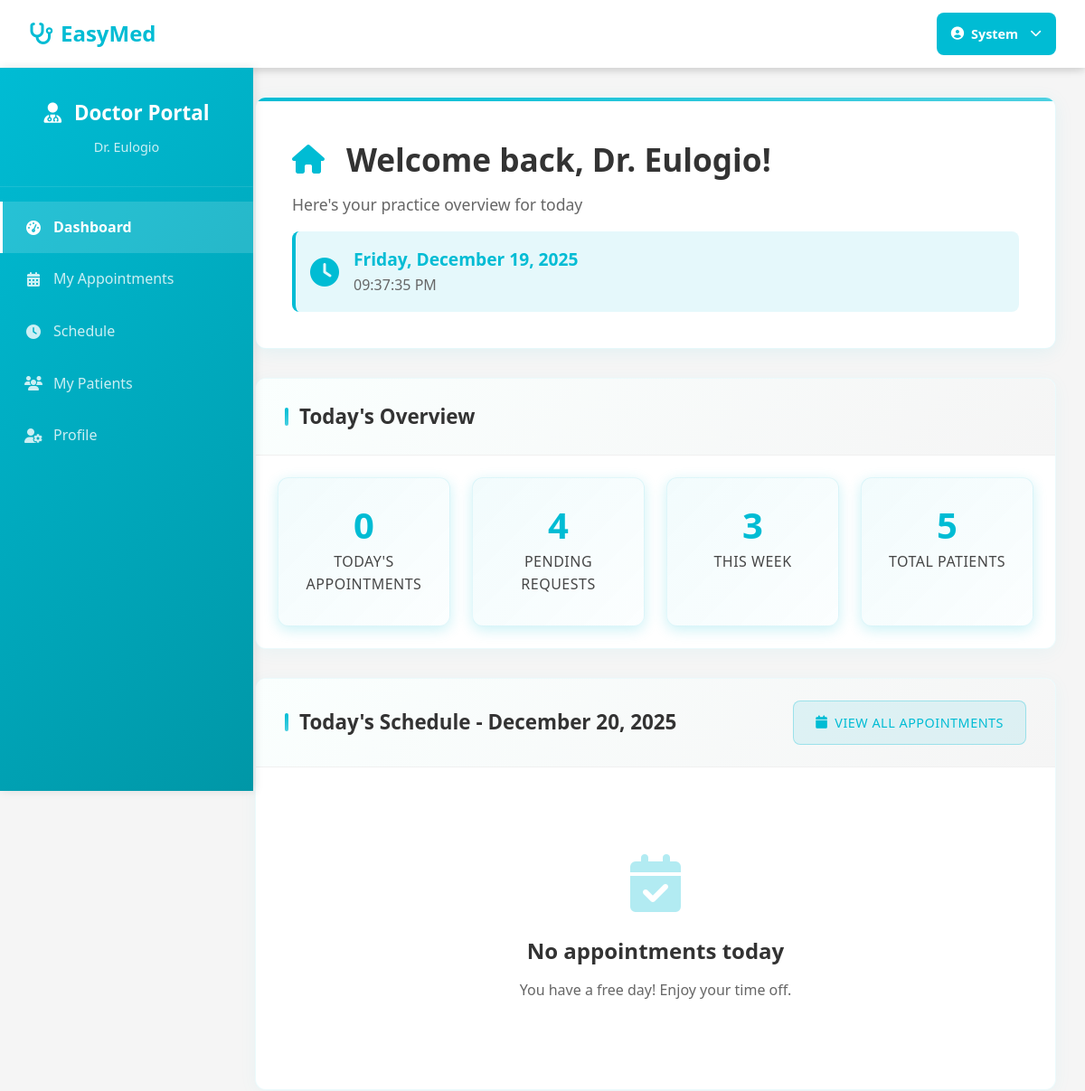
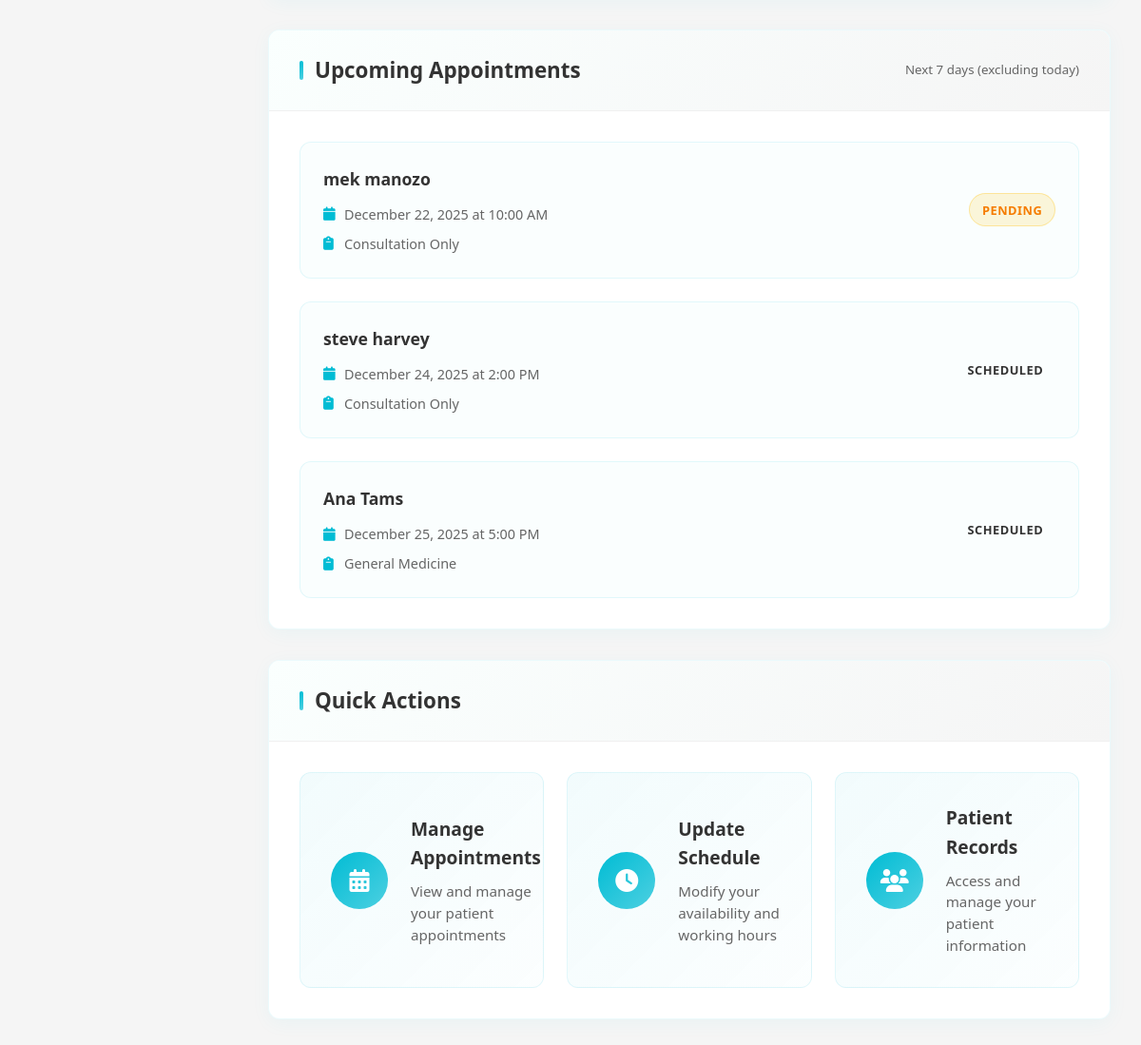
Before: /doctor/dashboard_doctor.php (signed in) with the older database file (2 pictures, top to bottom).
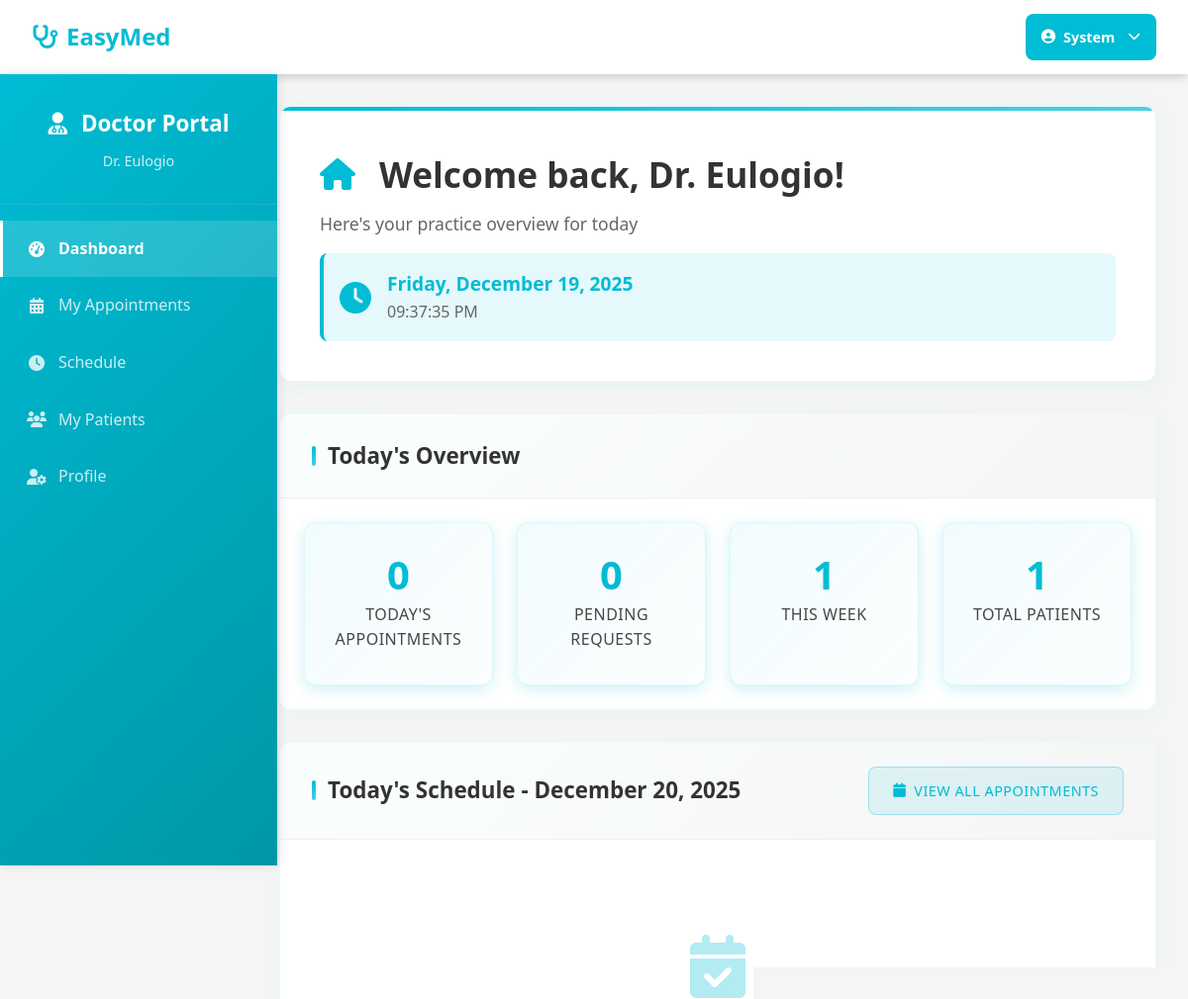
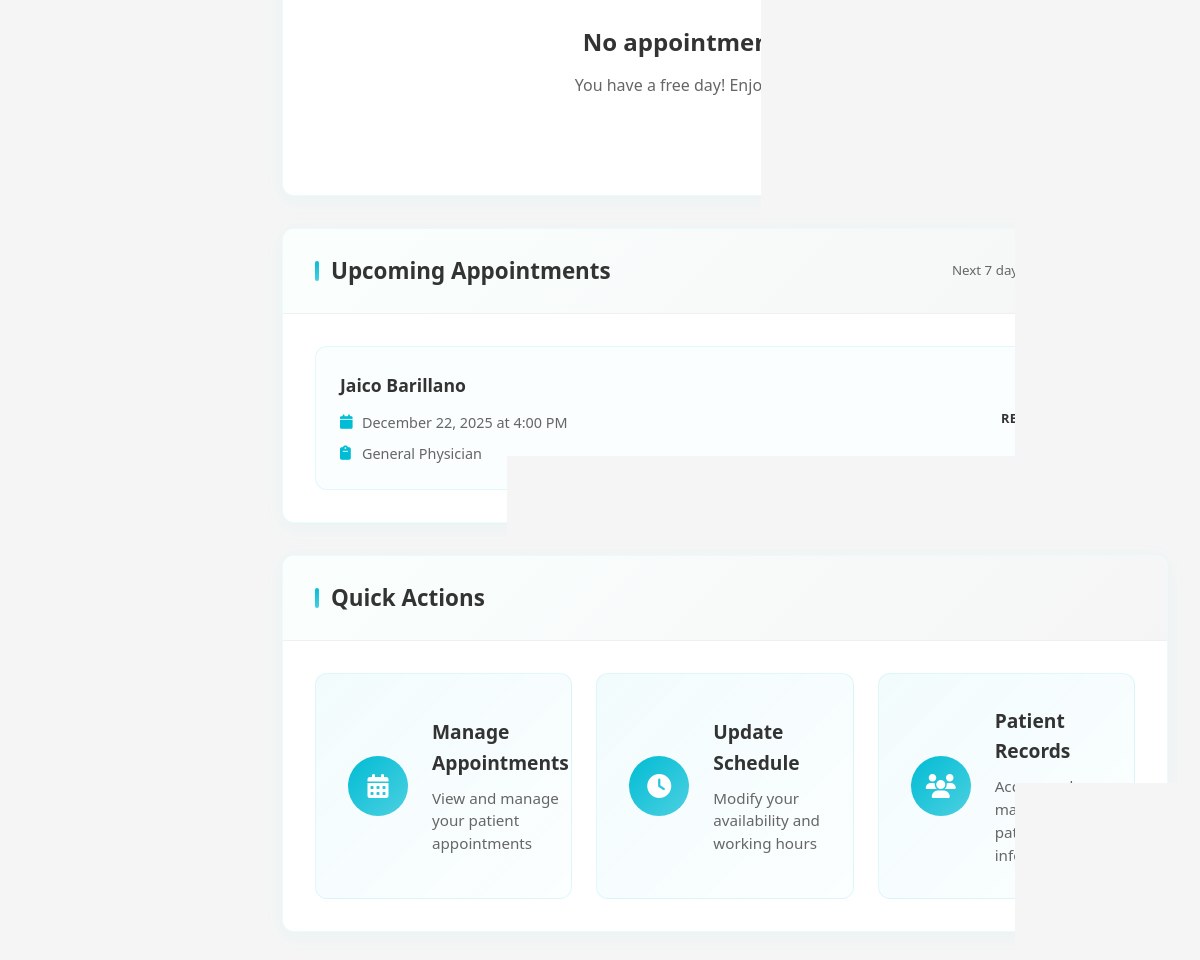
After: the same page with the newer database file (2 pictures, top to bottom).
### tables this page shows
CREATE TABLE "appointments" (
            id INTEGER PRIMARY KEY AUTOINCREMENT,
            patient_id INTEGER NOT NULL,
            doctor_id INTEGER NOT NULL,
            appointment_date DATE NOT NULL,
            appointment_time TIME NOT NULL,
            duration INTEGER,
            reason_for_visit TEXT,
            status TEXT CHECK(status IN ('pending', 'rescheduled', 'scheduled', 'completed', 'cancelled', 'no_show')) DEFAULT 'pending',
            notes TEXT,
            patient_info TEXT,
            created_at DATETIME DEFAULT CURRENT_TIMESTAMP,
            updated_at DATETIME DEFAULT CURRENT_TIMESTAMP
        );

CREATE TABLE users (
                    id INTEGER PRIMARY KEY AUTOINCREMENT,
                    username VARCHAR(50) UNIQUE NOT NULL,
                    email VARCHAR(100) UNIQUE NOT NULL,
                    password VARCHAR(255) NOT NULL,
                    first_name VARCHAR(50),
                    last_name VARCHAR(50),
                    profile_image VARCHAR(255),
                    role VARCHAR(20) DEFAULT 'patient' CHECK (role IN ('admin', 'doctor', 'patient')),
                    is_active INTEGER DEFAULT 1,
                    status VARCHAR(20) DEFAULT 'pending' CHECK (status IN ('active', 'inactive', 'pending')),
                    created_at DATETIME DEFAULT CURRENT_TIMESTAMP,
                    updated_at DATETIME DEFAULT CURRENT_TIMESTAMP
                , email_verified INTEGER DEFAULT 0, phone TEXT, date_of_birth TEXT, gender TEXT, address TEXT);

### includes/database.php (called while the page is built, shortened)
<?php
class Database {
    private $connection;
    private static $instance = null;
    public static function getInstance() {
        if (self::$instance === null) {
            self::$instance = new self();
        }
        return self::$instance;
    }
    private function connect() {
        try {
            if (DB_TYPE === 'sqlite') {
                $this->connection = new PDO(
                    "sqlite:" . SQLITE_PATH,
                    null,
                    null,
                    array(
                        PDO::ATTR_ERRMODE => PDO::ERRMODE_EXCEPTION,
                        PDO::ATTR_DEFAULT_FETCH_MODE => PDO::FETCH_ASSOC
                    )
                );
                $this->connection->exec('PRAGMA foreign_keys = ON');
            }
        } catch (PDOException $e) {
            die("Database connection failed: " . $e->getMessage());
        }
    }
    public function query($sql, $params = array()) {
        try {
            $stmt = $this->connection->prepare($sql);
            $stmt->execute($params);
            return $stmt;
        } catch (PDOException $e) {
            error_log("Database query error: " . $e->getMessage());
            throw $e;
        }
    }
    public function fetch($sql, $params = array()) {
        $stmt = $this->query($sql, $params);
        return $stmt->fetch();
    }
    public function fetchAll($sql, $params = array()) {
        $stmt = $this->query($sql, $params);
        return $stmt->fetchAll();
    }
}
?>

### includes/functions.php (called while the page is built, shortened)
<?php
require_once 'database.php';
function formatDate($date, $format = 'F j, Y') {
    $timestamp = strtotime($date);
    return date($format, $timestamp);
}
function formatTime($time, $format = 'g:i A') {
    $timestamp = strtotime($time);
    return date($format, $timestamp);
}
?>

### doctor/dashboard_doctor.php (the view, shortened to what the changed rows need)
<?php
require_once '../includes/functions.php';
$db = Database::getInstance();
$doctor_user_id = $_SESSION['user_id'];
$doctor_record = $db->fetch("SELECT id FROM doctors WHERE user_id = ?", [$doctor_user_id]);
$doctor_id = $doctor_record['id'];
$today_appointments = $db->fetchAll("
    SELECT a.*,
           a.reason_for_visit as reason_for_visit,
           u.first_name as patient_first_name, u.last_name as patient_last_name,
           p.phone as patient_phone, p.date_of_birth as patient_dob,
           a.patient_info
    FROM appointments a
    JOIN patients p ON a.patient_id = p.id
    JOIN users u ON p.user_id = u.id
    WHERE a.doctor_id = ? AND date(a.appointment_date) = date('now')
    ORDER BY a.appointment_time ASC
", [$doctor_id]);
$upcoming_appointments = $db->fetchAll("
    SELECT a.*,
           a.reason_for_visit as reason_for_visit,
           u.first_name as patient_first_name, u.last_name as patient_last_name,
           p.date_of_birth as patient_dob,
           a.patient_info
    FROM appointments a
    JOIN patients p ON a.patient_id = p.id
    JOIN users u ON p.user_id = u.id
    WHERE a.doctor_id = ?
    AND date(a.appointment_date) > date('now')
    AND date(a.appointment_date) <= date('now', '+7 days')
    AND a.status IN ('scheduled', 'confirmed', 'pending', 'rescheduled')
    ORDER BY a.appointment_date ASC, a.appointment_time ASC
    LIMIT 10
", [$doctor_id]);
$stats = [
    'today' => count($today_appointments),
    'pending' => $db->fetch("SELECT COUNT(*) as count FROM appointments WHERE doctor_id = ? AND status = 'pending'", [$doctor_id])['count'],
    'this_week' => $db->fetch("SELECT COUNT(*) as count FROM appointments WHERE doctor_id = ? AND date(appointment_date) > date('now') AND date(appointment_date) <= date('now', '+7 days')", [$doctor_id])['count'],
    'total_patients' => $db->fetch("SELECT COUNT(DISTINCT patient_id) as count FROM appointments WHERE doctor_id = ?", [$doctor_id])['count']
];
require_once '../includes/header.php';
?>
<div class="doctor-container">
    <div class="doctor-content">
        <div class="content-header">
            <h1><i class="fas fa-home"></i> Welcome back, Dr. <?php echo htmlspecialchars($_SESSION['first_name']); ?>!</h1>
        </div>
        <div class="content-section">
            <div class="section-header">
                <h2>Today's Overview</h2>
            </div>
            <div class="section-content stats-content">
                <div class="stats-row">
                    <div class="stat-item">
                        <div class="stat-number"><?php echo $stats['pending']; ?></div>
                        <div class="stat-label">Pending Requests</div>
                    </div>
                    <div class="stat-item">
                        <div class="stat-number"><?php echo $stats['this_week']; ?></div>
                        <div class="stat-label">This Week</div>
                    </div>
                    <div class="stat-item">
                        <div class="stat-number"><?php echo $stats['total_patients']; ?></div>
                        <div class="stat-label">Total Patients</div>
                    </div>
                </div>
            </div>
        </div>
        <div class="content-section">
            <div class="section-header">
                <h2>Today's Schedule - <?php echo formatDate(date('Y-m-d')); ?></h2>
            </div>
        </div>
        <div class="content-section">
            <div class="section-header">
                <h2>Upcoming Appointments</h2>
            </div>
            <div class="section-content">
                <?php if (empty($upcoming_appointments)): ?>
                    <div class="no-data">
                        <i class="fas fa-calendar-alt"></i>
                        <h3>No upcoming appointments</h3>
                        <p>Your schedule is clear for the next week.</p>
                    </div>
                <?php else: ?>
                    <div class="appointments-list">
                        <?php foreach ($upcoming_appointments as $appointment): ?>
                            <div class="appointment-card">
                                <div class="appointment-info">
                                    <div class="patient-info">
                                        <h4><?php echo htmlspecialchars($appointment['patient_first_name'] . ' ' . $appointment['patient_last_name']); ?></h4>
                                    </div>
                                    <div class="appointment-details">
                                        <div class="date-time">
                                            <i class="fas fa-calendar"></i>
                                            <?php echo formatDate($appointment['appointment_date']); ?> at <?php echo formatTime($appointment['appointment_time']); ?>
                                        </div>
                                        <div class="reason">
                                            <i class="fas fa-clipboard"></i>
                                            <?php echo htmlspecialchars($appointment['reason']); ?>
                                        </div>
                                    </div>
                                </div>
                                <div class="appointment-status">
                                    <span class="status-badge status-<?php echo $appointment['status']; ?>">
                                        <?php echo ucfirst($appointment['status']); ?>
                                    </span>
                                </div>
                            </div>
                        <?php endforeach; ?>
                    </div>
                <?php endif; ?>
            </div>
        </div>
        <div class="content-section">
            <div class="section-header">
                <h2>Quick Actions</h2>
            </div>
        </div>
    </div>
</div>
</body>
</html>

Changed rows visible on the page:
removed appointments: users.first_name+last_name "mek manozo", appointment_date "December 22, 2025", appointment_time "10:00 AM", reason "Consultation Only", status "PENDING"
removed appointments: users.first_name+last_name "steve harvey", appointment_date "December 24, 2025", appointment_time "2:00 PM", reason "Consultation Only", status "SCHEDULED"
removed appointments: users.first_name+last_name "Ana Tams", appointment_date "December 25, 2025", appointment_time "5:00 PM", reason "General Medicine", status "SCHEDULED"
now on this page (row edited): appointments: users.first_name+last_name "Jaico Barillano", appointment_date "December 22, 2025", appointment_time "4:00 PM", reason "General Physician", status "RESCHEDULED"
Other visible differences:
$stats['pending']: "4" → "0"
$stats['this_week']: "3" → "1"
$stats['total_patients']: "5" → "1"
